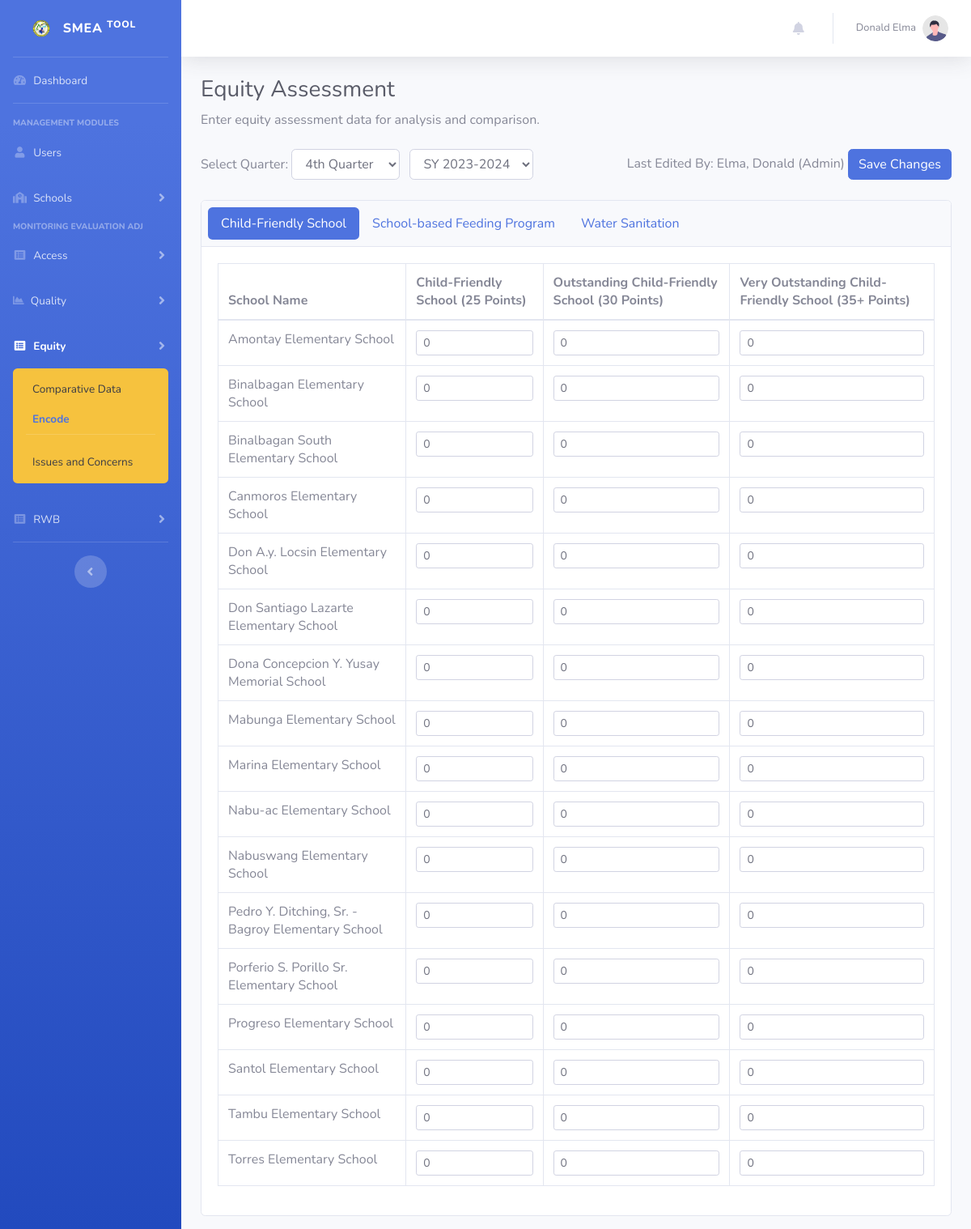
The page /equityAdd.php (signed in) on the database its author committed.
### tables this page shows
CREATE TABLE IF NOT EXISTS `schools` (
  `id` int NOT NULL AUTO_INCREMENT,
  `name` text NOT NULL,
  `address` text,
  `updated_at` timestamp NULL DEFAULT CURRENT_TIMESTAMP ON UPDATE CURRENT_TIMESTAMP,
  `created_at` timestamp NULL DEFAULT CURRENT_TIMESTAMP,
  PRIMARY KEY (`id`)
);

### equityAdd.php (the view, shortened to what this page needs)
<?php
require_once "connection/db.php";
include_once('header.php');
$currentMonth = date('n');
$currentQuarter = ceil($currentMonth / 3);
$selectedQuarter = isset($_GET['quarter']) ? $_GET['quarter'] : (isset($_POST['quarter']) ? $_POST['quarter'] : $currentQuarter);
$year = isset($_GET['year']) ? $_GET['year'] : (isset($_POST['year']) ? $_POST['year'] : date('Y'));
$schoolYearQuery = "SELECT * FROM school_year ORDER BY start_year DESC";
$schoolYears = $conn->query($schoolYearQuery)->fetch_all(MYSQLI_ASSOC);
$schoolQuery = "SELECT * FROM schools WHERE id <= 17 ORDER BY name";
$schools = $conn->query($schoolQuery)->fetch_all(MYSQLI_ASSOC);
function getExistingData($conn, $quarter, $year) {
  $query = "SELECT equity_assessment.*, users.first_name, users.last_name, schools.name as school_name
            FROM equity_assessment
            INNER JOIN users ON users.id = equity_assessment.last_user_save
            LEFT JOIN schools ON schools.id = users.school_id
            WHERE quarter = ? AND year = ?";
  $stmt = $conn->prepare($query);
  $stmt->bind_param("ii", $quarter, $year);
  $stmt->execute();
  $result = $stmt->get_result();
  $data = [];
  $lastUserSave = "";
  while ($row = $result->fetch_assoc()) {
    if ($row['type'] === 'cfs') {
      $data['cfs-'.$row['points']][$row['school_id']] = $row['count'];
    } elseif ($row['type'] === 'sbfp') {
      $gender = ($row['gender'] == 1) ? 'male' : 'female';
      $data['sbfp-'.$row['grade_level'].'-'.$gender][$row['school_id']] = $row['count'];
    } else {
      $data['wash-stars'][$row['school_id']] = $row['count'];
    }
    $lastUserSave = $row['last_name'].', '.$row['first_name'].' ('.($row['school_name'] ?? 'Admin').')';
  }
  return ['data' => $data, 'lastUserSave' => $lastUserSave];
}
$existingDataResult = getExistingData($conn, $selectedQuarter, $year);
$existingData = $existingDataResult['data'];
$lastUserSave = $existingDataResult['lastUserSave'];
?>
<!DOCTYPE html>
<html lang="en">
<head>
</head>
<body id="page-top">
  <div id="wrapper">
    <?php include_once "sidebar.php"; ?>
    <div id="content-wrapper" class="d-flex flex-column">
      <div id="content">
        <?php include_once "navbar.php"; ?>
        <div class="container-fluid">
          <h1 class="h3 mb-2 text-gray-800">Equity Assessment</h1>
          <p class="mb-4">Enter equity assessment data for analysis and comparison.</p>
          <form action="equityAdd.php" method="post">
            <div class="row mb-4">
              <div class="col-md-6">
                <label for="quarter">Select Quarter:</label>
                <select id="quarter" name="quarter" class="form-control d-inline-block w-auto mr-2">
                  <?php for ($i = 1; $i <= 4; $i++): ?>
                    <option value="<?php echo $i; ?>" <?php echo ($selectedQuarter == $i) ? 'selected' : ''; ?>>
                      <?php echo $i; ?><?php echo ($i == 1 ? 'st' : ($i == 2 ? 'nd' : ($i == 3 ? 'rd' : 'th'))); ?> Quarter
                    </option>
                  <?php endfor; ?>
                </select>
                <select id="year" name="year" class="form-control d-inline-block w-auto mr-2">
                  <?php foreach ($schoolYears as $sy): ?>
                    <option value="<?php echo $sy['end_year']; ?>" <?php echo $year == $sy['end_year'] ? 'selected' : ''; ?>>
                      SY <?php echo $sy['start_year']."-".$sy['end_year']; ?>
                    </option>
                  <?php endforeach; ?>
                </select>
              </div>
              <div class="col-md-6 text-right">
                Last Edited By: <?php echo $lastUserSave; ?>
                <button type="submit" class="btn btn-primary" name="save">Save Changes</button>
              </div>
            </div>
            <div class="card">
              <div class="card-header p-2">
                <ul class="nav nav-pills" role="tablist">
                  <li class="nav-item">
                    <a class="nav-link active" data-toggle="pill" href="#cfs" role="tab">Child-Friendly School</a>
                  </li>
                  <li class="nav-item">
                    <a class="nav-link" data-toggle="pill" href="#sbfp" role="tab">School-based Feeding Program</a>
                  </li>
                  <li class="nav-item">
                    <a class="nav-link" data-toggle="pill" href="#wash" role="tab">Water Sanitation</a>
                  </li>
                </ul>
              </div>
              <div class="card-body">
                <div class="tab-content">
                  <div class="tab-pane fade show active" id="cfs" role="tabpanel">
                    <table class="table table-bordered">
                      <thead>
                        <tr>
                          <th>School Name</th>
                          <th>Child-Friendly School (25 Points)</th>
                          <th>Outstanding Child-Friendly School (30 Points)</th>
                          <th>Very Outstanding Child-Friendly School (35+ Points)</th>
                        </tr>
                      </thead>
                      <tbody>
                        <?php foreach ($schools as $school): ?>
                        <tr>
                          <td><?php echo $school['name']; ?></td>
                          <td>
                            <input type="number" class="form-control form-control-sm"
                                   name="cfs-25[<?php echo $school['id']; ?>]"
                                   value="<?php echo isset($existingData['cfs-25'][$school['id']]) ? $existingData['cfs-25'][$school['id']] : '0'; ?>">
                          </td>
                          <td>
                            <input type="number" class="form-control form-control-sm"
                                   name="cfs-30[<?php echo $school['id']; ?>]"
                                   value="<?php echo isset($existingData['cfs-30'][$school['id']]) ? $existingData['cfs-30'][$school['id']] : '0'; ?>">
                          </td>
                          <td>
                            <input type="number" class="form-control form-control-sm"
                                   name="cfs-35[<?php echo $school['id']; ?>]"
                                   value="<?php echo isset($existingData['cfs-35'][$school['id']]) ? $existingData['cfs-35'][$school['id']] : '0'; ?>">
                          </td>
                        </tr>
                        <?php endforeach; ?>
                      </tbody>
                    </table>
                  </div>
                </div>
              </div>
            </div>
          </form>
        </div>
      </div>
    </div>
  </div>
</body>
</html>

### rows shown on the page
schools: name "Amontay Elementary School", id "0"
schools: name "Binalbagan Elementary School", id "0"
schools: name "Binalbagan South Elementary School", id "0"
schools: name "Canmoros Elementary School", id "0"
schools: name "Don A.y. Locsin Elementary School", id "0"
schools: name "Don Santiago Lazarte Elementary School", id "0"
schools: name "Dona Concepcion Y. Yusay Memorial School", id "0"
schools: name "Mabunga Elementary School", id "0"
schools: name "Marina Elementary School", id "0"
schools: name "Nabu-ac Elementary School", id "0"
schools: name "Nabuswang Elementary School", id "0"
schools: name "Pedro Y. Ditching, Sr. - Bagroy Elementary School", id "0"
schools: name "Porferio S. Porillo Sr. Elementary School", id "0"
schools: name "Progreso Elementary School", id "0"
schools: name "Santol Elementary School", id "0"
schools: name "Tambu Elementary School", id "0"
schools: name "Torres Elementary School", id "0"

### other values the page prints
$_SESSION["fullname"] "Donald Elma"
$lastUserSave "Elma, Donald (Admin)"
form field quarter "4th Quarter"
